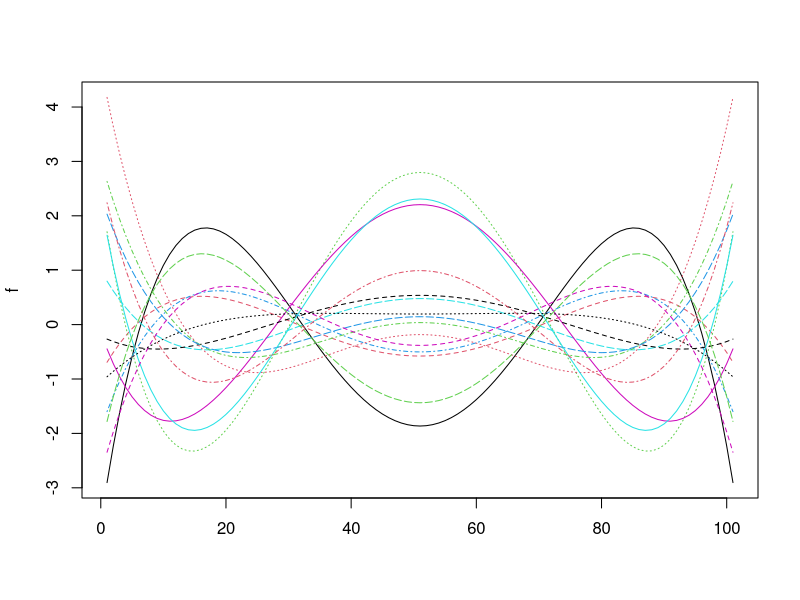

The R script that drew this image:
###Verschobene Normalverteilung
#install.packages("orthopolynom")
#library(orthopolynom)


#normalized.p.list <- legendre.polynomials( 10, normalized=TRUE )
#print( normalized.p.list )
set.seed(123)
N=15
a=  rnorm(N) 
b=  rnorm(N)  

t=seq(from=-1, to=1,by=0.02)

#f1= dnorm(t+0.8)%*%t(a) 
#f2= dnorm(t-0.8)%*%t(b)


f1=(-0.7905694 + 2.371708*t^2)%*%t(a)  
#f1=(4.397265*t - 20.52057*t^3 + 18.46851*t^5)%*%t(a) 

f2=(0.7954951 - 7.954951*t^2 + 9.280777*t^4)%*%t(b) 

#f2=(0.7954951 - 7.954951*t^2 + 9.280777*t^4)%*%t(b)


f=-( f1+f2 )

matplot(f, typ="l")



h<-function(t,a,i){


if (a[i]==0) {t}

else {
	#6*(expm1(a[i]*(t+3)/6))/(expm1(a[i]))-3
	2*(expm1(a[i]*(t+1)/2))/(expm1(a[i]))-1
	
	}


}


a<-seq(-1,1,length.out=N)
simu=NULL
simuorig=NULL
for(i in 1:(N)){

#simu[[i]]<-list(x=t ,y=(approx(h(t,a,i),f[,i],t)$y+rnorm(t)*0.1+ rnorm(1)) )

simu[[i]]<-list(x=t ,y=(approx(h(t,a,i),f[,i],t)$y) )
class(simu)="curves"

simuorig[[i]]<-list(x=t ,y=f[,i] )
class(simu)="curves"

}
